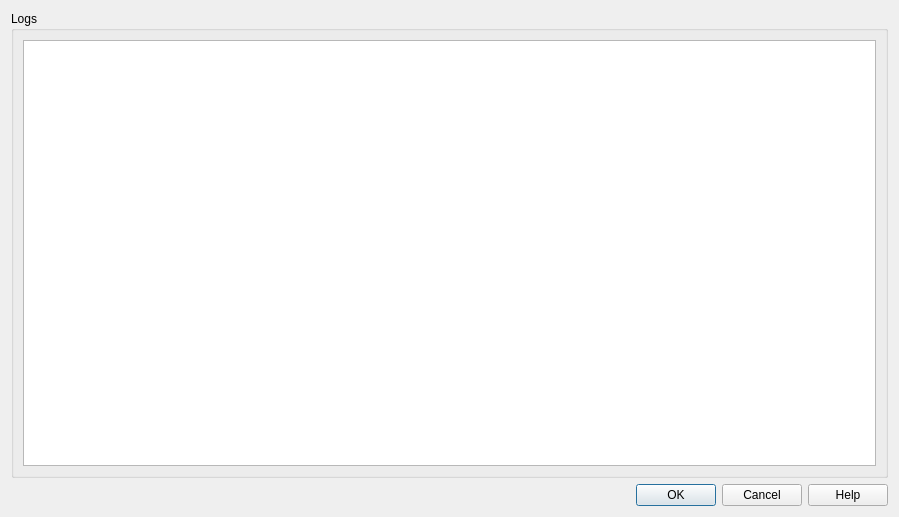
<?xml version="1.0" encoding="UTF-8"?>
<ui version="4.0">
 <class>Form</class>
 <widget class="QWidget" name="Form">
  <property name="geometry">
   <rect>
    <x>0</x>
    <y>0</y>
    <width>899</width>
    <height>517</height>
   </rect>
  </property>
  <property name="windowTitle">
   <string>Main</string>
  </property>
  <layout class="QVBoxLayout" name="verticalLayout_3">
   <item>
    <layout class="QVBoxLayout" name="verticalLayout_2">
     <item>
      <widget class="QGroupBox" name="groupBox">
       <property name="title">
        <string>Logs</string>
       </property>
       <layout class="QVBoxLayout" name="verticalLayout_4">
        <item>
         <widget class="QTextBrowser" name="textBrowser"/>
        </item>
       </layout>
      </widget>
     </item>
    </layout>
   </item>
   <item>
    <widget class="QDialogButtonBox" name="btBox">
     <property name="standardButtons">
      <set>QDialogButtonBox::Cancel|QDialogButtonBox::Help|QDialogButtonBox::Ok</set>
     </property>
    </widget>
   </item>
  </layout>
 </widget>
 <resources/>
 <connections/>
</ui>
